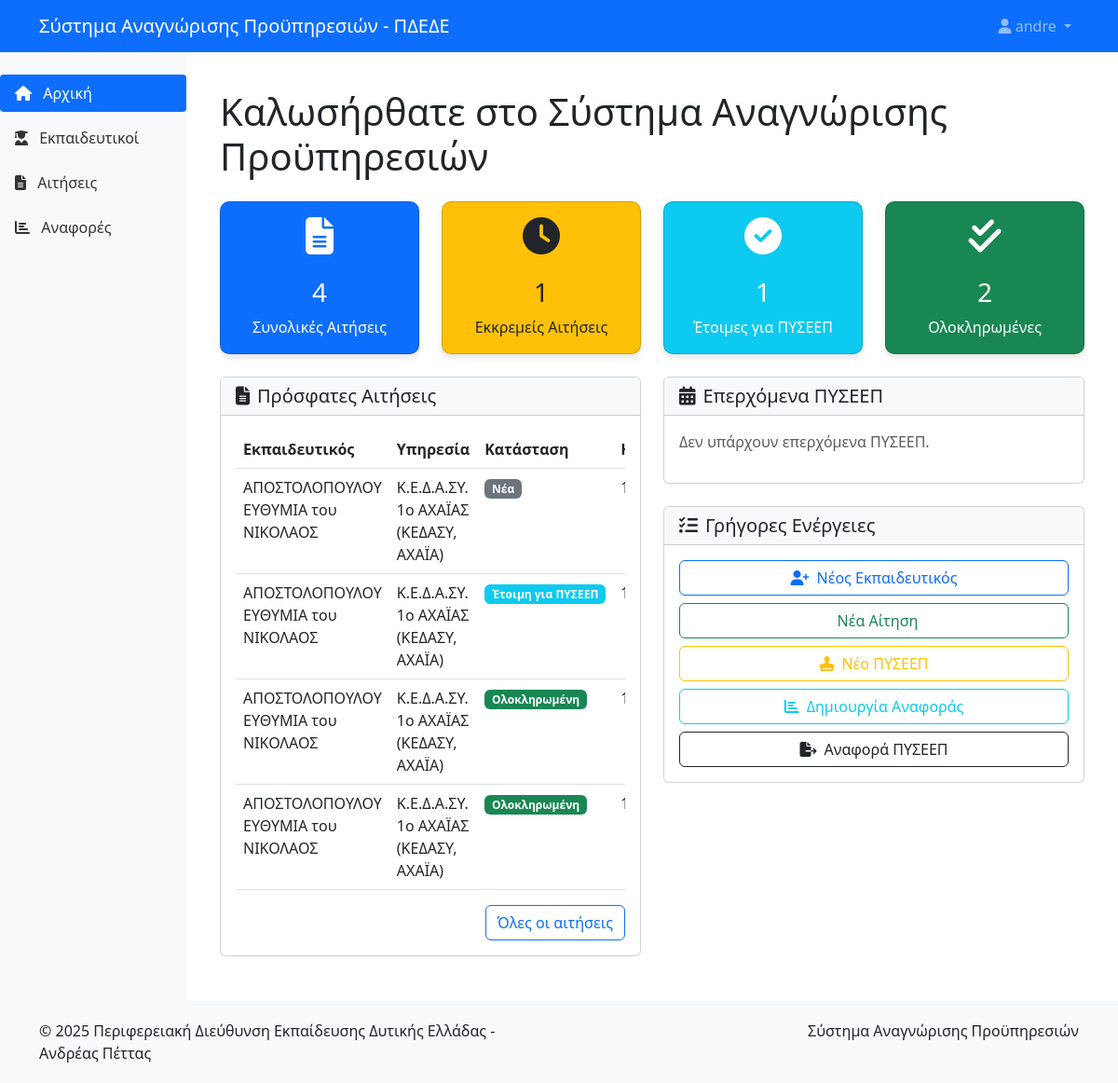
Page / (signed in) on the earlier database version.
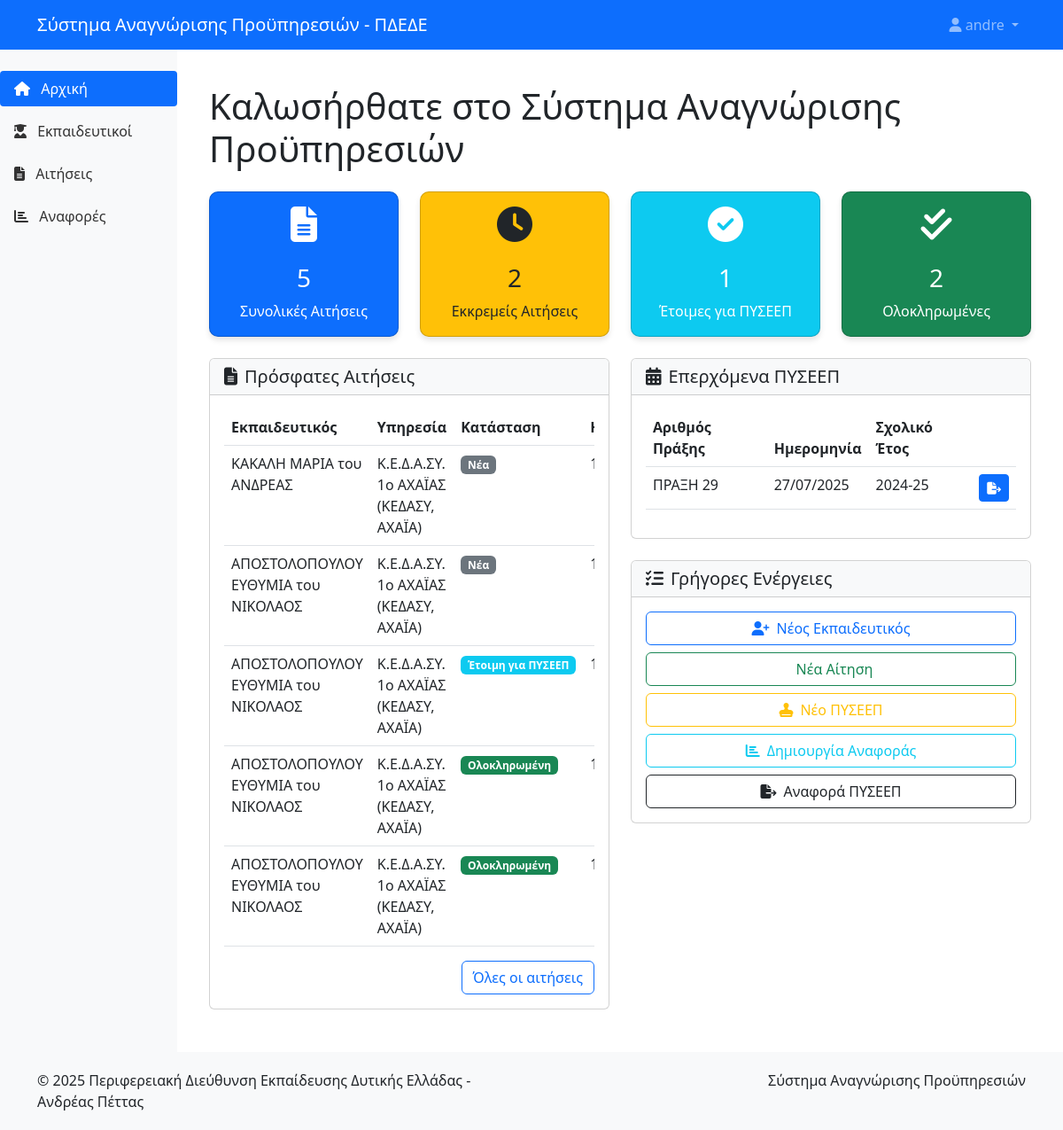
Same page on the later database version.
### proipiresia/models.py (models this page shows, shortened)
class Application(models.Model):
    STATUS_CHOICES = [
        ('NEW', 'Νέα αίτηση'),
        ('PENDING_DOCS', 'Σε αναμονή δικαιολογητικών'),
        ('READY_FOR_PYSEEP', 'Έτοιμη για ΠΥΣΕΕΠ'),
        ('COMPLETED', 'Ολοκληρωμένη από ΠΥΣΕΕΠ'),
    ]
    teacher = models.ForeignKey(Teacher, on_delete=models.CASCADE, verbose_name="Εκπαιδευτικός")
    current_service = models.ForeignKey(Service, on_delete=models.CASCADE, verbose_name="Υπηρεσία Τρέχουσας Τοποθέτησης")
    school_year = models.ForeignKey(SchoolYear, on_delete=models.CASCADE, verbose_name="Σχολικό Έτος")
    employee_type = models.ForeignKey(EmployeeType, on_delete=models.CASCADE, verbose_name="Τύπος Εκπαιδευτικού")
    recruitment_phase = models.CharField(max_length=100, blank=True, null=True, verbose_name="Φάση Πρόσληψης")
    submission_date = models.DateField(blank=True, null=True, verbose_name="Ημερομηνία Υποβολής Αίτησης")
    submission_comments = models.CharField(max_length=255, blank=True, null=True, verbose_name="Σχόλια Ημερομηνίας Υποβολής")
    protocol_number = models.CharField(max_length=100, blank=True, null=True, verbose_name="Αρ. Πρωτοκόλλου Αίτησης")
    pyseep = models.ForeignKey(PYSEEP, on_delete=models.SET_NULL, blank=True, null=True, verbose_name="ΠΥΣΕΕΠ που θα υποβληθεί")
    status = models.CharField(max_length=20, choices=STATUS_CHOICES, default='NEW', verbose_name="Κατάσταση")
    created_at = models.DateTimeField(auto_now_add=True, verbose_name="Ημερομηνία Δημιουργίας")
    updated_at = models.DateTimeField(auto_now=True, verbose_name="Ημερομηνία Ενημέρωσης")
    created_by = models.ForeignKey('auth.User', on_delete=models.SET_NULL, null=True, related_name='created_applications', verbose_name="Δημιουργήθηκε από")
    updated_by = models.ForeignKey('auth.User', on_delete=models.SET_NULL, null=True, related_name='updated_applications', verbose_name="Ενημερώθηκε από")
    version = models.PositiveIntegerField(default=1, verbose_name="Έκδοση")
    is_active = models.BooleanField(default=True, verbose_name="Ενεργή")
    def application_file_path(instance, filename):
        ext = filename.split('.')[-1]
        filename = f"{uuid.uuid4()}.{ext}"
        return os.path.join('applications', str(instance.teacher.id), filename)
    application_file = models.FileField(
        upload_to=application_file_path,
        blank=True,
        null=True,
        verbose_name="Αρχείο Αίτησης",
        validators=[
            FileExtensionValidator(allowed_extensions=['pdf']),
        ]
    )
    class Meta:
        verbose_name = "Αίτηση"
        verbose_name_plural = "Αιτήσεις"
        ordering = ['-created_at']

class Teacher(models.Model):
    first_name = models.CharField(max_length=100, verbose_name="Όνομα")
    last_name = models.CharField(max_length=100, verbose_name="Επώνυμο")
    father_name = models.CharField(max_length=100, verbose_name="Πατρώνυμο")
    specialties = models.ManyToManyField(Specialty, through='TeacherSpecialty', verbose_name="Ειδικότητες")
    phone = models.CharField(max_length=20, blank=True, null=True, verbose_name="Τηλέφωνο")
    email = models.EmailField(blank=True, null=True, verbose_name="Email")
    class Meta:
        verbose_name = "Εκπαιδευτικός"
        verbose_name_plural = "Εκπαιδευτικοί"
        ordering = ['last_name', 'first_name']
        constraints = [
            models.UniqueConstraint(
                fields=['first_name', 'last_name', 'father_name'],
                name='unique_teacher'
            )
        ]
    def __str__(self):
        return f"{self.last_name} {self.first_name} του {self.father_name}"

class Service(models.Model):
    CATEGORIES = [
        ('ΚΕΔΑΣΥ', 'ΚΕΔΑΣΥ'),
        ('ΣΔΕΥ', 'ΣΔΕΥ'),
        ('ΣΜΕΑΕ', 'ΣΜΕΑΕ'),
        ('ΑΛΛΟ', 'ΑΛΛΟ'),
    ]
    PREFECTURES = [
        ('ΑΙΤΩΛΟΑΚΑΡΝΑΝΙΑ', 'ΑΙΤΩΛΟΑΚΑΡΝΑΝΙΑ'),
        ('ΑΧΑΪΑ', 'ΑΧΑΪΑ'),
        ('ΗΛΕΙΑ', 'ΗΛΕΙΑ'),
    ]
    name = models.CharField(max_length=255, verbose_name="Όνομα Υπηρεσίας")
    category = models.CharField(max_length=50, choices=CATEGORIES, verbose_name="Κατηγορία")
    prefecture = models.CharField(max_length=50, choices=PREFECTURES, verbose_name="Νομός")
    class Meta:
        verbose_name = "Υπηρεσία"
        verbose_name_plural = "Υπηρεσίες"
        ordering = ['prefecture', 'category', 'name']
        unique_together = ['name', 'category', 'prefecture']
    def __str__(self):
        return f"{self.name} ({self.get_category_display()}, {self.get_prefecture_display()})"

class PYSEEP(models.Model):
    act_number = models.CharField(max_length=50, verbose_name="Αριθμός Πράξης")
    date = models.DateField(verbose_name="Ημερομηνία")
    school_year = models.ForeignKey(SchoolYear, on_delete=models.CASCADE, verbose_name="Σχολικό Έτος")
    class Meta:
        verbose_name = "ΠΥΣΕΕΠ"
        verbose_name_plural = "ΠΥΣΕΕΠ"
        ordering = ['-date']
        constraints = [
            models.UniqueConstraint(
                fields=['act_number', 'date'],
                name='unique_pyseep'
            )
        ]

class SchoolYear(models.Model):
    name = models.CharField(max_length=10, unique=True, verbose_name="Σχολικό Έτος")
    start_date = models.DateField(verbose_name="Ημερομηνία Έναρξης")
    end_date = models.DateField(verbose_name="Ημερομηνία Λήξης")
    is_active = models.BooleanField(default=False, verbose_name="Ενεργό")
    class Meta:
        verbose_name = "Σχολικό Έτος"
        verbose_name_plural = "Σχολικά Έτη"
        ordering = ['-name']
    def __str__(self):
        return self.name

### proipiresia/views.py (the view)
# urls.py: 2. Add a URL to urlpatterns:  path('', views.home, name='home')
@login_required
def home(request):
    total_applications = Application.objects.count()
    pending_applications = Application.objects.filter(status__in=['NEW', 'PENDING_DOCS']).count()
    ready_for_pyseep = Application.objects.filter(status='READY_FOR_PYSEEP').count()
    completed_applications = Application.objects.filter(status='COMPLETED').count()
    recent_applications = Application.objects.order_by('-created_at')[:10]
    upcoming_pyseep = PYSEEP.objects.filter(date__gte=timezone.now()).order_by('date')[:5]
    context = {
        'total_applications': total_applications,
        'pending_applications': pending_applications,
        'ready_for_pyseep': ready_for_pyseep,
        'completed_applications': completed_applications,
        'recent_applications': recent_applications,
        'upcoming_pyseep': upcoming_pyseep,
    }
    return render(request, 'proipiresia/home.html', context)

### proipiresia/templates/proipiresia/home.html (shortened to what the changed rows need)
{% extends 'proipiresia/base.html' %}
{% block content %}
<div class="container py-4">
    <h1 class="mb-4">Καλωσήρθατε στο Σύστημα Αναγνώρισης Προϋπηρεσιών</h1>
    <div class="row mb-4">
        <div class="col-md-3">
            <div class="card card-dashboard bg-primary text-white">
                <div class="card-body text-center">
                    <h5 class="card-title"><i class="fas fa-file-alt fa-2x mb-3"></i></h5>
                    <h3 class="card-text">{{ total_applications }}</h3>
                    <p class="card-text">Συνολικές Αιτήσεις</p>
                </div>
            </div>
        </div>
        <div class="col-md-3">
            <div class="card card-dashboard bg-warning text-dark">
                <div class="card-body text-center">
                    <h5 class="card-title"><i class="fas fa-clock fa-2x mb-3"></i></h5>
                    <h3 class="card-text">{{ pending_applications }}</h3>
                    <p class="card-text">Εκκρεμείς Αιτήσεις</p>
                </div>
            </div>
        </div>
    </div>
    <div class="row">
        <div class="col-md-6">
            <div class="card mb-4">
                <div class="card-body">
                    {% if recent_applications %}
                    <div class="table-responsive">
                        <table class="table table-hover">
                            <thead>
                                <tr>
                                    <th>Εκπαιδευτικός</th>
                                    <th>Υπηρεσία</th>
                                    <th>Κατάσταση</th>
                                    <th>Ημερομηνία</th>
                                </tr>
                            </thead>
                            <tbody>
                                {% for application in recent_applications %}
                                <tr>
                                    <td>{{ application.teacher }}</td>
                                    <td>{{ application.current_service }}</td>
                                    <td>
                                        {% if application.status == 'NEW' %}
                                        <span class="badge bg-secondary">Νέα</span>
                                        {% elif application.status == 'PENDING_DOCS' %}
                                        <span class="badge bg-warning text-dark">Σε αναμονή</span>
                                        {% elif application.status == 'READY_FOR_PYSEEP' %}
                                        <span class="badge bg-info">Έτοιμη για ΠΥΣΕΕΠ</span>
                                        {% elif application.status == 'COMPLETED' %}
                                        <span class="badge bg-success">Ολοκληρωμένη</span>
                                        {% endif %}
                                    </td>
                                    <td>{{ application.created_at|date:"d/m/Y" }}</td>
                                </tr>
                                {% endfor %}
                            </tbody>
                        </table>
                    </div>
                    {% else %}
                    <p class="text-muted">Δεν υπάρχουν πρόσφατες αιτήσεις.</p>
                    <div class="text-center">
                        <a href="{% url 'application-create' %}" class="btn btn-primary">Δημιουργία Αίτησης</a>
                    </div>
                    {% endif %}
                </div>
            </div>
        </div>
        <div class="col-md-6">
            <div class="card mb-4">
                <div class="card-body">
                    {% if upcoming_pyseep %}
                    <div class="table-responsive">
                        <table class="table table-hover">
                            <thead>
                                <tr>
                                    <th>Αριθμός Πράξης</th>
                                    <th>Ημερομηνία</th>
                                    <th>Σχολικό Έτος</th>
                                    <th></th>
                                </tr>
                            </thead>
                            <tbody>
                                {% for pyseep in upcoming_pyseep %}
                                <tr>
                                    <td>{{ pyseep.act_number }}</td>
                                    <td>{{ pyseep.date|date:"d/m/Y" }}</td>
                                    <td>{{ pyseep.school_year }}</td>
                                    <td>
                                        <a href="{% url 'generate-report' %}?pyseep={{ pyseep.id }}" class="btn btn-sm btn-primary btn-icon" data-bs-toggle="tooltip" title="Δημιουργία Αναφοράς">
                                            <i class="fas fa-file-export"></i>
                                        </a>
                                    </td>
                                </tr>
                                {% endfor %}
                            </tbody>
                        </table>
                    </div>
                    {% else %}
                    <p class="text-muted">Δεν υπάρχουν επερχόμενα ΠΥΣΕΕΠ.</p>
                    {% endif %}
                </div>
            </div>
        </div>
    </div>
</div>
{% endblock %}

Differences in the rows shown:
added Application: teacher "ΚΑΚΑΛΗ ΜΑΡΙΑ του ΑΝΔΡΕΑΣ", current_service "Κ.Ε.Δ.Α.ΣΥ. 1ο ΑΧΑΪΑΣ (ΚΕΔΑΣΥ, ΑΧΑΪΑ)", status "Νέα"
added PYSEEP: act_number "ΠΡΑΞΗ 29", date "27/07/2025", school_year "2024-25"
Other differences:
{{ total_applications }}: "4" → "5"
{{ pending_applications }}: "1" → "2"
text no longer shown: "Δεν υπάρχουν επερχόμενα ΠΥΣΕΕΠ."
text now shown: "Αριθμός Πράξης Ημερομηνία Σχολικό Έτος"
